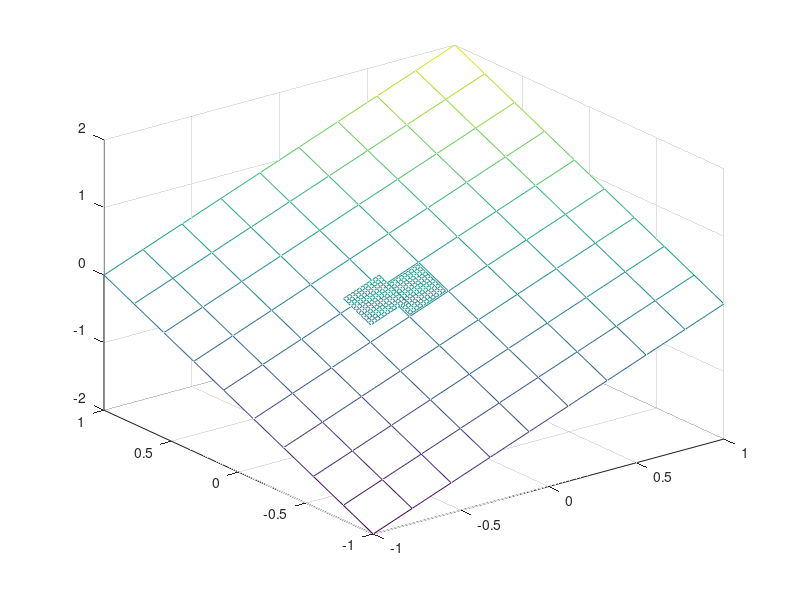

MATLAB code for this plot:

dim = 12
off = 1 / dim 
sz=10
 [xv, yv ] = meshgrid(linspace(-1+off,1-off,dim), linspace(-1+off,1-off,dim))
 xv=xv/(sz-1);
 yv=yv/(sz-1);
 
 offz=off/(sz-1)
 
figure, mesh(xv,yv,xv+yv); hold on;
mesh(xv-2/(sz-1),yv,xv+yv); hold on;
%  mesh(xv-4/sz,yv,xv+yv)
%  
 
 [xg, yg ] = meshgrid(linspace(-1,1,sz), linspace(-1,1,sz))
 
 mesh(xg,yg,xg+yg); hold on;

 
